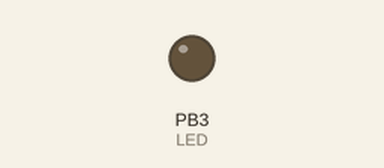
Simulated run of this program. Board: ATtiny13, built with avr-gcc and emulated at 1.2 MHz. On the bench: output pins drawn as LEDs (lit = HIGH).

Above: at 0.14 s.
At 19.96 s:
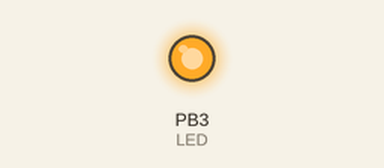
At 38.99 s:
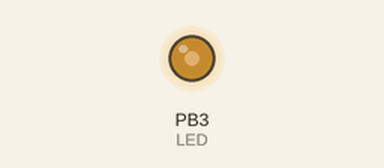
Timing chart, 0 to 40.0 s (numbered marks = the images above):
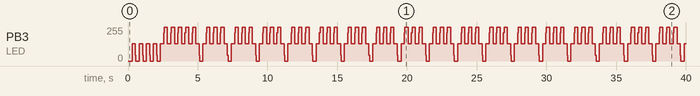

The program:

main.c
```c
/*
 * Software Timers
 * Created: 01.08.2015 22:16:59
 * Author: Aleksey M.
 * MCU ATtiny13
 * Tested: YES
 */

#define F_CPU 1200000UL
#include <avr/interrupt.h>
#include <avr/io.h>
#include <stdbool.h>

volatile uint16_t swTimerCtr = 0; // Count up to 65536 - 1
volatile bool fLED = false;

#define SW_TIMER_VALUE 250
#define LED PB3

// Timer/counter Compare Match A handler. 1 ms
ISR(TIM0_COMPA_vect) {
  if (swTimerCtr <= SW_TIMER_VALUE) {
    swTimerCtr++;
  } else {
    swTimerCtr = 0; // Reset STimer
    fLED = !fLED;   // f_led ^= 1;
  }

  // N-timers here...
  //
}

void initIO() {
  DDRB |= (1 << LED);
  PORTB |= (1 << PB5) | (1 << PB4) | (1 << PB2) | (1 << PB1) | (1 << PB0);

  // Analog comparator OFF
  ACSR |= (1 << ACD);
}

void initTimer() {
  // Start timer T0 with prescaler 8
  TCCR0B |= (1 << CS01);

  // Enable CTC Mode
  TCCR0A |= (1 << WGM01);

  /*
  In the CTC mode the counter is cleared to zero when the counter value
  TCNT0 matches the OCR0A
  */

  // T0 will overflow each 1 ms (0,001 sec)
  OCR0A = 150;

  // Enable time T0 overflow interrupt
  TIMSK0 |= (1 << OCIE0A);

  // Reset timer T0 flags
  TIFR0 = 0;
}

void blink() {
  if (fLED) {
    PORTB ^= (1 << LED);
  }
}

int main(void) {
  initIO();
  initTimer();
  sei();

  while (1) {
    blink();
  }

  return 0;
}

/*
# Comments:
===================================
## What does the program do?
Implementing software timers using counters that are incremented at regular
intervals by a timer interrupt.

Circuit connections:
PB0 - *
PB1 - *
PB2 - *
PB3 - LED - 2,2k - GND
PB4 - *
PB5 - Reset (input)
For hardware debounce reduction add in parallel with the button 100nf
capacitor.

## Notes:
Timer Setup
---------------------------------------
- Timer T0 (8-bit) counts up to or bi-directional 2^8 - 1 = 255 then timer's
register TCNT0 will overflow.
- Timer clock frequency equal to system clock frequency = 1,2 MHz (or by
external clock source).
- Prescaler can be used as a clock source: fCLK_io/8, fCLK_io/64, fCLK_io/256,
or fCLK_io/1024.

Timer Clock calculations:
---------------------------------------------
1,2 MHz / 8 = 0,15 MHz = 150 KHz timer's clock, where 8 is prescaler
150 KHz or increment per second (incr/s)
Timer increments by +1 every:
1/150 = 0,006666666666667 ms

Let's take 1 ms:
Once 1 ms has elapsed, timer T0 will overflow and trigger an interrupt, which
the MCU will then handle by executing the Timer's ISR routine. 0,006666666666667
ms	-> 1 incr
1 ms 									-> x
x = 1/0,006666666666667 = 150

Timer Clock calculations #2:
------------------------------------
Number of overflows = F timer / timer's MAX count
150KHz / 150 = 1 overflow per ms

The Timer (TCNT0) and Output Compare Registers (OCR0A and OCR0B)
------------------------------------
When value in the TCNT0 == OCR0A CPU can generate compare match interrupt

// Compare Match A, B interrupt
// Uncomment to enable
// TIMSK0 |= (0<<OCIE0A) | (0<<OCIE0B);
// OCR0A,B compare register values
// OCR0A = 100;
// OCR0B = 200;

# Conclusions
===================================
Run this code and find what behavior is expected and what we got.
*/
```
